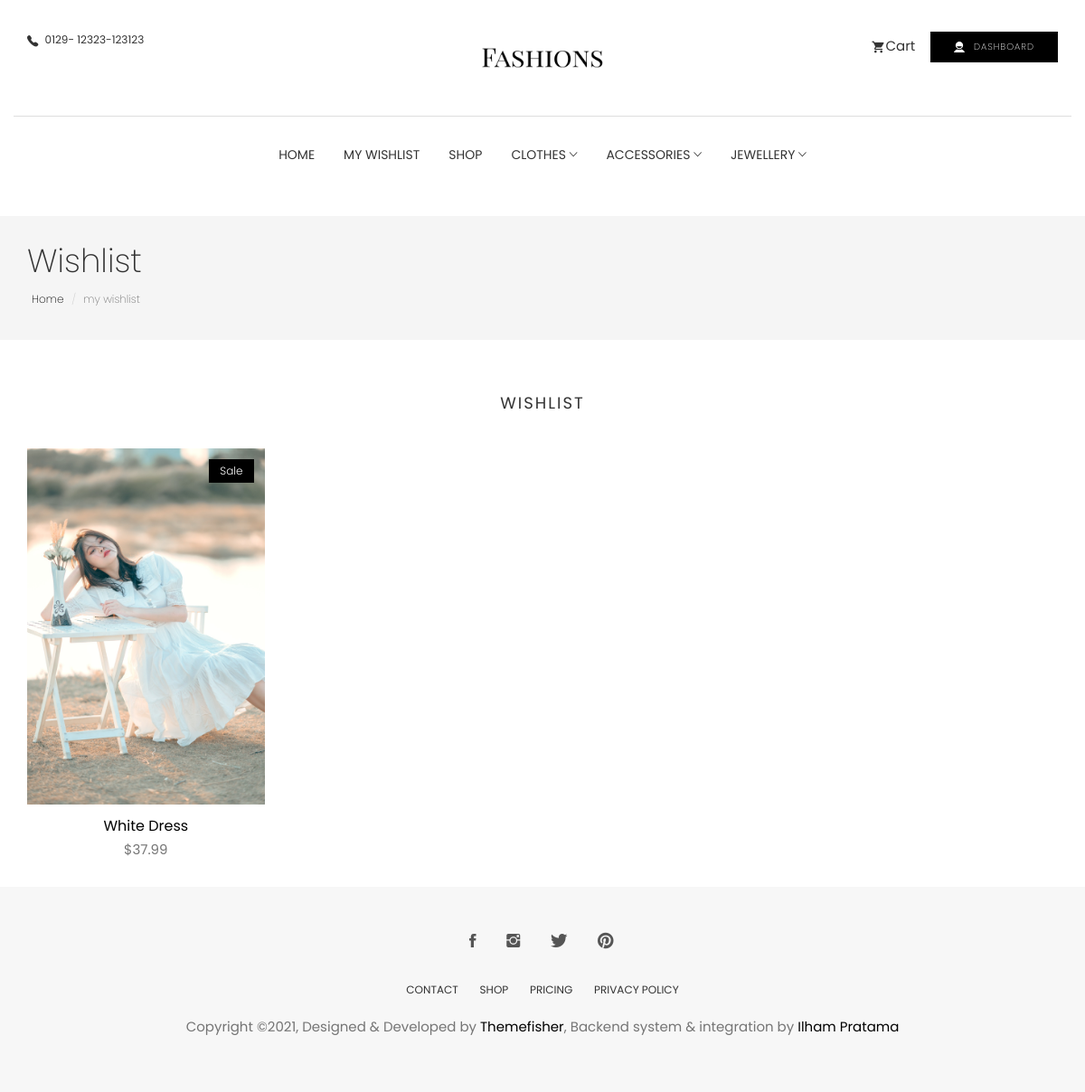
The app's page /wishlist/ (signed in), older data.
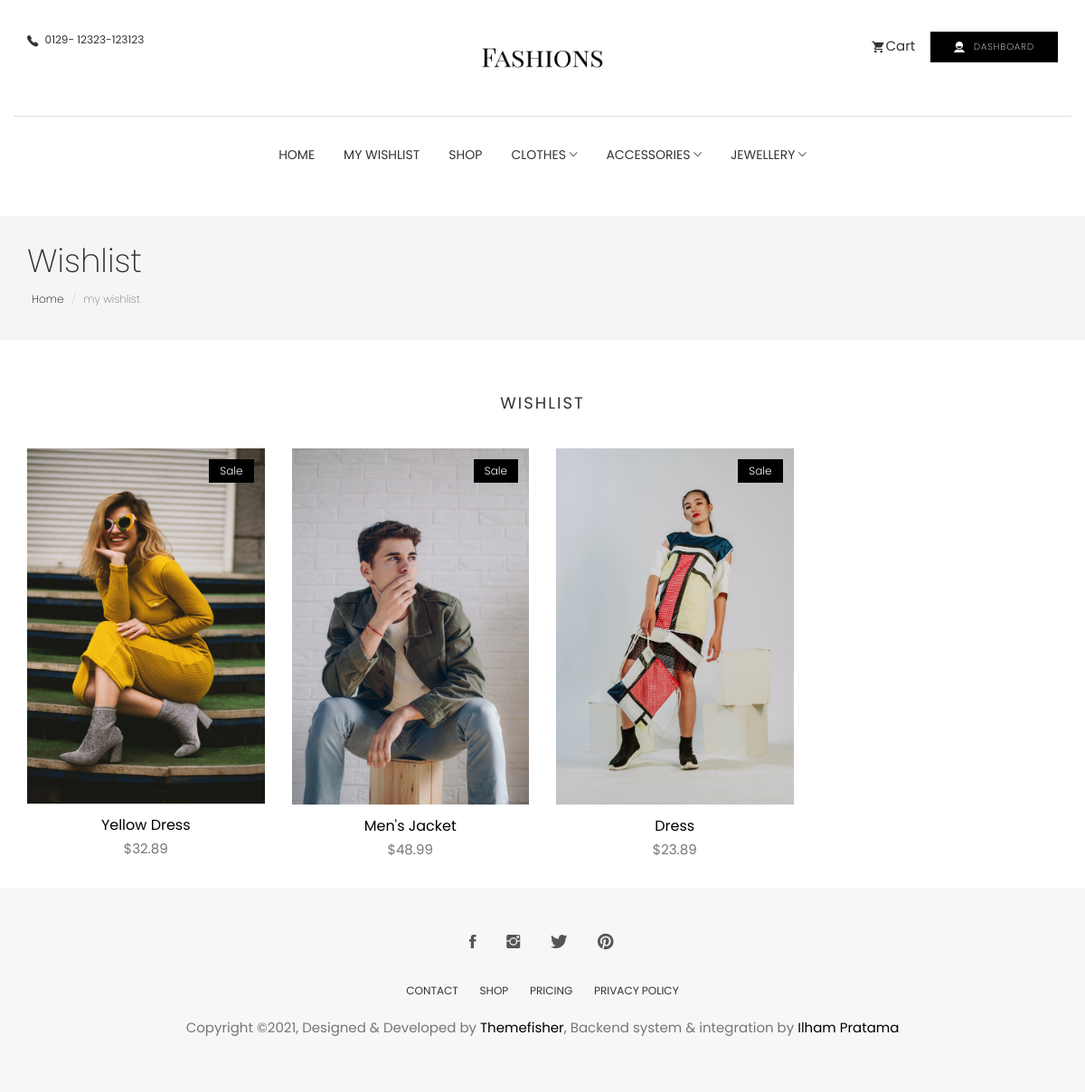
The same page, newer data.
### wishlist/models.py (models this page shows, shortened)
class Wishlist(models.Model):
    user = models.ForeignKey(settings.AUTH_USER_MODEL, related_name='users_wish', on_delete=models.CASCADE)
    product = models.ForeignKey(Product, related_name='product_wish', on_delete=models.CASCADE)
    created = models.DateTimeField(auto_now_add=True)
    class Meta:
        ordering = ('-created',)

### store/models.py (models this page shows, shortened)
class Product(models.Model):
    category = models.ForeignKey(Category, related_name='product', on_delete=models.CASCADE)
    created_by = models.ForeignKey(settings.AUTH_USER_MODEL, on_delete=models.CASCADE, related_name='product_creator')
    title = models.CharField(max_length=255)
    author = models.CharField(max_length=255, default='admin')
    description = models.TextField(blank=True)
    image = models.ImageField(upload_to='images/', default='images/defaults.jpg')
    slug = models.SlugField(max_length=255)
    price = models.DecimalField(max_digits=4, decimal_places=2)
    in_stock = models.BooleanField(default=True)
    is_active = models.BooleanField(default=True)
    created = models.DateTimeField(auto_now_add=True)
    updated = models.DateTimeField(auto_now=True)
    objects = models.Manager()
    products = ProductManager()
    class Meta:
        verbose_name_plural = 'Products'
        ordering = ('-created',)
    def get_absolute_url(self):
        return reverse('store:product_detail', args=[self.slug])

### wishlist/views.py (the view)
# urls.py: path('', views.view_list, name='list'),
@login_required
def view_list(request):
    user_id = request.user.id
    wishlist = Wishlist.objects.filter(user=user_id)
    return render(request, 'wishlist/wishlist.html', {'wishlist': wishlist})

### basket/basket.py (called while the page is built)
    def __len__(self):
        return sum(item['qty'] for item in self.basket.values())

    def get_total_price(self):
        subtotal = sum(Decimal(item['price']) * item['qty'] for item in self.basket.values())
        if subtotal == 0:
            shipping = Decimal(0.00)
        else:
            shipping = Decimal(11.50)
        total = subtotal + Decimal(shipping)
        return total

### basket/context_processors.py (called while the page is built)
def basket(request):
    basket = Basket(request)
    total_price = basket.get_total_price()
    return {'basket': basket, 'basket_total_price': total_price}

### store/context_processors.py (called while the page is built)
def categories(request):
    return {
        'categories': Category.objects.all()
    }

### store/models.py (called while the page is built)
    def get_absolute_url(self):
        return reverse('store:category_list', args=[self.slug])

### templates/wishlist/wishlist.html (shortened to what this page needs)
{% extends "../store/base.html" %}
{% load static %}
{% block content %}
<section class="page-header">
  <div class="container">
    <div class="row">
      <div class="col-md-12">
        <div class="content">
          <h1 class="page-name">Wishlist</h1>
          <ol class="breadcrumb">
            <li><a href="{% url 'store:all_product' %}">Home</a></li>
            <li class="active">my wishlist</li>
          </ol>
        </div>
      </div>
    </div>
  </div>
</section>
<div class="container">
  <div class="row">
    <div class="row">
      <div class="title text-center">
        <h2>Wishlist</h2>
      </div>
    </div>
    {% if not wishlist %}
    <div class="row">
      <div class="title text-center">
        <h4>My Wishlist</h4>
      </div>
    </div>
    {% else %}
    {% for wish in wishlist %}
    <div class="col-md-3 wishlist-item" data-index="{{ wish.id }}">
      <div class="product-item">
        <div class="product-thumb">
          <span class="bage">Sale</span>
          <img class="img-responsive" src="{{ wish.product.image.url }}" alt="product-img" />
        </div>
        <div class="product-content">
          <h4><a href="product-single.html">{{ wish.product.title }}</a></h4>
          <p class="price">${{ wish.product.price }}</p>
        </div>
      </div>
    </div>
    {% endfor %}
    {% endif %}
  </div>
</div>
{% endblock %}

### templates/store/base.html (shortened to what this page needs)
{% load static %}
<!DOCTYPE html>
<html lang="en">
<head>
    <link rel="stylesheet" href="{% static 'plugins/themefisher-font/style.css' %}">
    <link rel="stylesheet" href="{% static 'plugins/bootstrap/css/bootstrap.min.css' %}">
    <link rel="stylesheet" href="{% static 'plugins/animate/animate.css' %}">
    <link rel="stylesheet" href="{% static 'plugins/slick/slick.css' %}">
    <link rel="stylesheet" href="{% static 'plugins/slick/slick-theme.css' %}">
    <link rel="stylesheet" href="{% static 'css/style.css' %}">
    <link rel="stylesheet" href="{% block stylesheet %}{% endblock %}">
</head>
<body id="body">
    <section class="top-header">
        <div class="container">
            <div class="row">
                <div class="col-md-4 col-xs-12 col-sm-4">
                    <div class="contact-number">
                        <i class="tf-ion-ios-telephone"></i>
                        <span>0129- 12323-123123</span>
                    </div>
                </div>
                <div class="col-md-4 col-xs-12 col-sm-4">
                    <div class="logo text-center">
                        <a href="{% url 'store:all_product' %}">
                            <img class="img-logo" src="{% static 'images/logos.png' %}">
                        </a>
                    </div>
                </div>
                <div class="col-md-4 col-xs-12 col-sm-4">
                    <ul class="top-menu text-right list-inline">
                        <li class="dropdown cart-nav dropdown-slide">
                            <a href="#!" class="dropdown-toggle" data-toggle="dropdown" data-hover="dropdown"><i
                                    class="tf-ion-android-cart"></i>Cart</a>
                        </li>
                        {% if user.is_authenticated %}
                        <a href="{% url 'account:dashboard' %}" class="btn btn-main btn-icon btn-small"><i
                                class="tf-ion-android-contact"></i> Dashboard</a>
                        {% else %}
                        <a href="{% url 'account:login' %}" class="btn btn-main btn-small">Sign In</a>
                        {% endif %}
                    </ul>
                </div>
            </div>
        </div>
    </section>
    <section class="menu">
        <nav class="navbar navigation">
            <div class="container">
                <div id="navbar" class="navbar-collapse collapse text-center">
                    <ul class="nav navbar-nav">
                        <li class="dropdown ">
                            <a href="{% url 'store:all_product' %}">Home</a>
                        </li>
                        {% if user.is_authenticated %}
                        <li class="dropdown ">
                            <a href="{% url 'wishlist:list' %}">My Wishlist</a>
                        </li>
                        {% endif %}
                        <li class="dropdown ">
                            <a href="{% url 'store:shop' %}">Shop</a>
                        </li>
                        <li class="dropdown dropdown-slide">
                            <a href="#!" class="dropdown-toggle" data-toggle="dropdown" data-hover="dropdown"
                                data-delay="350" role="button" aria-haspopup="true" aria-expanded="false">Clothes <span
                                    class="tf-ion-ios-arrow-down"></span></a>
                        </li>
                        <li class="dropdown dropdown-slide">
                            <a href="#!" class="dropdown-toggle" data-toggle="dropdown" data-hover="dropdown"
                                data-delay="350" role="button" aria-haspopup="true" aria-expanded="false">Accessories <span
                                    class="tf-ion-ios-arrow-down"></span></a>
                        </li>
                        <li class="dropdown dropdown-slide">
                            <a href="#!" class="dropdown-toggle" data-toggle="dropdown" data-hover="dropdown"
                                data-delay="350" role="button" aria-haspopup="true" aria-expanded="false">Jewellery <span
                                    class="tf-ion-ios-arrow-down"></span></a>
                        </li>
                    </ul>
                </div>
            </div>
        </nav>
    </section>
    <div id="content">{% block content %} {% endblock %}</div>
    <footer class="footer section text-center">
        <div class="container">
            <div class="row">
                <div class="col-md-12">
                    <ul class="social-media">
                        <li>
                            <a href="https://www.facebook.com/themefisher">
                                <i class="tf-ion-social-facebook"></i>
                            </a>
                        </li>
                        <li>
                            <a href="https://www.instagram.com/themefisher">
                                <i class="tf-ion-social-instagram"></i>
                            </a>
                        </li>
                        <li>
                            <a href="https://www.twitter.com/themefisher">
                                <i class="tf-ion-social-twitter"></i>
                            </a>
                        </li>
                        <li>
                            <a href="https://www.pinterest.com/themefisher/">
                                <i class="tf-ion-social-pinterest"></i>
                            </a>
                        </li>
                    </ul>
                    <ul class="footer-menu text-uppercase">
                        <li>
                            <a href="contact.html">CONTACT</a>
                        </li>
                        <li>
                            <a href="shop.html">SHOP</a>
                        </li>
                        <li>
                            <a href="pricing.html">Pricing</a>
                        </li>
                        <li>
                            <a href="contact.html">PRIVACY POLICY</a>
                        </li>
                    </ul>
                    <p class="copyright-text">Copyright &copy;2021, Designed &amp; Developed by <a
                            href="https://themefisher.com/">Themefisher</a>, Backend system & integration by <a class="button"
                            href="https://gitlab.com/pratamailham206">Ilham Pratama</a></p>
                </div>
            </div>
        </div>
    </footer>
</body>
</html>

### static/css/style.css (style rules this page uses)
body { line-height: 1.5; font-family: "Poppins", sans-serif; -webkit-font-smoothing: antialiased; }
p { font-family: "Poppins", sans-serif; color: #757575; font-size: 15px; }
h1, h2, h3, h4, h5, h6 { font-family: "Poppins", sans-serif; }
h1, h2, h3, h4, h5, h6 { font-weight: 400; }
ol, ul { margin: 0; padding: 0; list-style: none; }
a, a:focus, a:hover { text-decoration: none; outline: 0; color: #000; }
.btn-main, .btn-solid-border, .btn-transparent, .btn-small { background: #000; color: #fff; display: inline-block; font-size: 11px; letter-spacing: 1px; padding: 14px 35px; text-transform: uppercase; font-weight: 200; border-radius: 0; }
.btn-main.btn-icon i, .btn-icon.btn-solid-border i, .btn-icon.btn-transparent i, .btn-icon.btn-small i { font-size: 16px; vertical-align: middle; margin-right: 5px; }
.btn-small { padding: 8px 25px; font-size: 10px; }
.section { padding: 80px 0; }
.title { padding: 20px 0 30px; }
.title h2 { font-size: 18px; text-align: center; text-transform: uppercase; letter-spacing: 2px; }
.page-header { background: #f5f5f5; margin-top: 20px; border-bottom: none; padding: 30px 0; }
.page-header h1 { font-weight: 200; margin: 0 0 6px 0; }
.page-header .breadcrumb { background: transparent; padding: 5px; margin: 0; }
.page-header .breadcrumb li { font-weight: 200; font-size: 12px; }
.page-header .breadcrumb li a { color: #000; }
.dropdown-slide { position: static; }
.top-header .container { padding-top: 35px; padding-bottom: 35px; border-bottom: 1px solid #dedede; }
.top-header .contact-number { font-size: 12px; color: #333; }
.top-header .contact-number i { margin-right: 4px; font-size: 18px; vertical-align: middle; }
.top-header .top-menu > li > a { color: #333; font-size: 15px; padding: 0 8px; }
.top-header .top-menu > li > a i { font-size: 16px; margin-right: 2px; vertical-align: middle; }
.top-header .logo a { display: inline-block; }
.navigation { margin-bottom: 0; padding: 10px 0; }
.navigation .navbar-nav > li { position: static; }
.navigation .navbar-nav > li > a { color: #333; font-size: 14px; padding: 20px 15px; text-transform: uppercase; transition: .2s ease-in-out 0s; border: 1px solid transparent; }
.navigation .container { position: relative; }
.navigation .navbar-nav { float: none; display: inline-block; }
.product-item { margin-bottom: 30px; }
.product-item .product-thumb { position: relative; }
.product-item .product-thumb img { width: 100%; height: auto; }
.product-item .product-thumb .bage { position: absolute; top: 12px; right: 12px; background: #000; color: #fff; font-size: 12px; padding: 4px 12px; font-weight: 300; display: inline-block; }
.product-item .product-thumb:before { transition: .3s all; opacity: 0; background: rgba(0, 0, 0, 0.6); content: ''; position: absolute; top: 0; right: 0; left: 0; bottom: 0; }
.product-item .product-content { text-align: center; }
.product-item .product-content h4 { font-size: 16px; font-weight: 400; margin-top: 15px; margin-bottom: 6px; }
.product-item .product-content h4 a { color: #000; }
.footer { background: #F7F7F7; padding: 50px 0; }
.footer .footer-menu { margin-top: 30px; }
.footer .footer-menu li { display: inline-block; margin: 0 10px; }
.footer .footer-menu li a { color: #333; font-size: 12px; }
.footer .copyright-text { margin-top: 20px; }
.copyright-text a { color: #000; }
.social-media li { display: inline-block; margin: 0 5px; }
.social-media li a { padding: 8px 10px; }
.social-media li a i { font-size: 20px; color: #555; }

### templates/store/base.html (style rules this page uses)
.img-logo { width: 14rem; }

### templates/wishlist/wishlist.html (style rules this page uses)
.img-responsive { max-height: 45vh; object-fit: cover; }
@media only screen and (max-width: 1280px) { .img-responsive { max-height: 50vh; object-fit: cover; } }

Row changes from the older to the newer data that the page shows:
removed Wishlist: product.image (picture), product "White Dress", product.price "37.99"
added Wishlist: product.image (picture), product "Yellow Dress", product.price "32.89"
added Wishlist: product.image (picture), product "Men's Jacket", product.price "48.99"
added Wishlist: product.image (picture), product "Dress", product.price "23.89"
